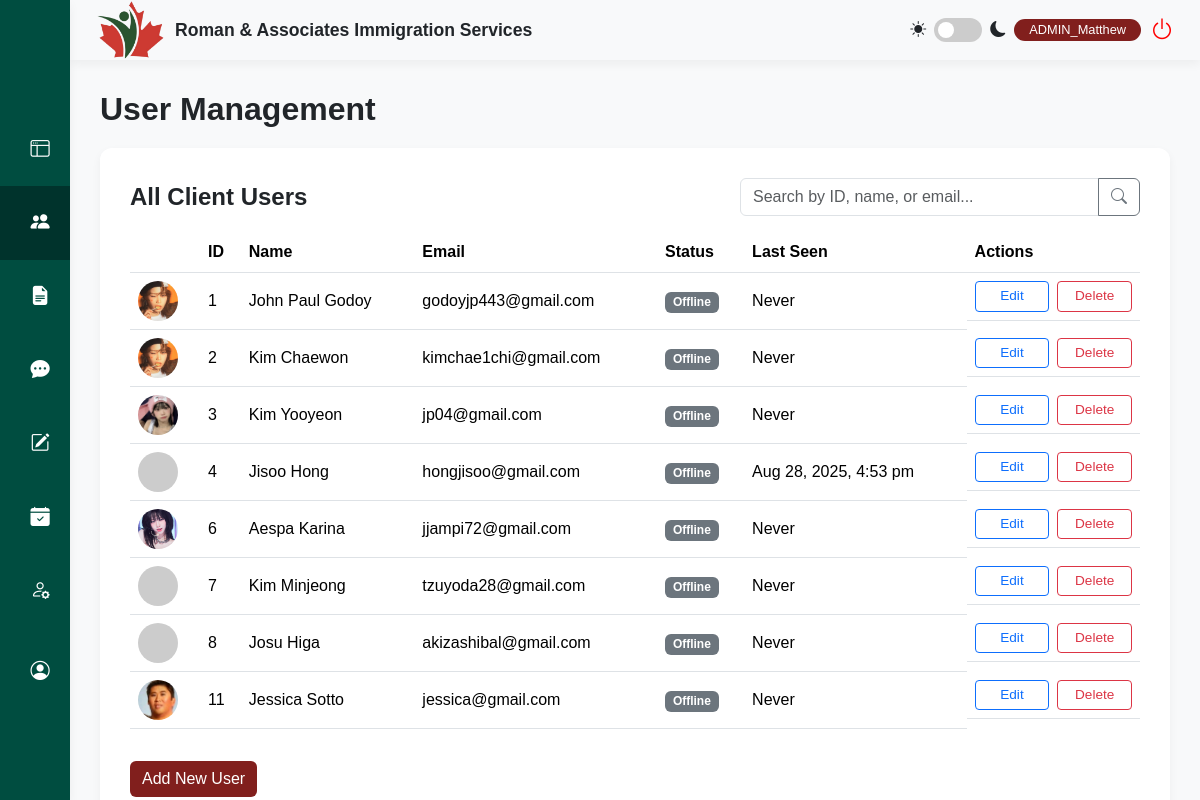
/admin/user_management.php (signed in), run on the app's committed database.
### tables this page shows
CREATE TABLE `users` (
  `id` int(11) NOT NULL,
  `firstName` varchar(50) NOT NULL,
  `lastName` varchar(50) NOT NULL,
  `address` varchar(255) NOT NULL,
  `phone` varchar(20) NOT NULL,
  `email` varchar(100) NOT NULL,
  `password` varchar(255) NOT NULL,
  `profileImage` varchar(255) DEFAULT NULL,
  `location` varchar(255) DEFAULT NULL,
  `birthday` date DEFAULT NULL,
  `facebook` varchar(255) DEFAULT NULL,
  `instagram` varchar(255) DEFAULT NULL,
  `gmail` varchar(255) DEFAULT NULL,
  `email_notifications` tinyint(1) NOT NULL DEFAULT 1,
  `dark_mode` tinyint(1) NOT NULL DEFAULT 0,
  `documents_uploaded` tinyint(1) NOT NULL DEFAULT 0,
  `profile_picture_uploaded` tinyint(1) NOT NULL DEFAULT 0,
  `birthday_added` tinyint(1) NOT NULL DEFAULT 0,
  `social_links_added` tinyint(1) NOT NULL DEFAULT 0,
  `has_seen_tour` tinyint(1) NOT NULL DEFAULT 0,
  `role` varchar(50) NOT NULL DEFAULT 'client',
  `status` varchar(50) NOT NULL DEFAULT 'Inactive',
  `last_login` datetime DEFAULT NULL,
  `last_activity` datetime DEFAULT NULL,
  `reset_token_hash` varchar(64) DEFAULT NULL,
  `reset_token_expires_at` datetime DEFAULT NULL
);

### admin/user_management.php (the view, shortened to what this page needs)
<?php
require_once '../config.php';
$users = [];
$sql_users = "SELECT id, firstName, lastName, email, last_activity, profileImage FROM users WHERE role LIKE '%Client%' ORDER BY id ASC";
if ($result = $conn->query($sql_users)) {
    while ($row = $result->fetch_assoc()) {
        $users[] = $row;
    }
} else {
    echo "ERROR: Could not execute user list query. " . $conn->error;
}
?>
<!doctype html>
<html lang="en">
<head>
    <link href="https://cdn.jsdelivr.net/npm/bootstrap@5.3.3/dist/css/bootstrap.min.css" rel="stylesheet">
    <link rel="stylesheet" href="https://cdn.jsdelivr.net/npm/bootstrap-icons@1.11.3/font/bootstrap-icons.min.css">
    <link rel="stylesheet" href="style.css">
</head>
<body>
    <div class="main-wrapper">
        <?php require_once 'sidebar.php'; ?>
        <div class="content-area">
            <?php require_once 'header.php'; ?>
            <main class="main-content">
                <h1>User Management</h1>
                <div class="content-card">
                    <div class="d-flex flex-column flex-md-row justify-content-between align-items-center mb-3">
                        <h2 class="mb-3 mb-md-0">All Client Users</h2>
                        <div class="input-group w-100" style="max-width: 400px;">
                            <input type="text" class="form-control" placeholder="Search by ID, name, or email..." id="searchInput">
                            <button class="btn btn-outline-secondary" type="button"><i class="bi bi-search"></i></button>
                        </div>
                    </div>
                    <div class="table-responsive">
                        <table class="table table-hover align-middle">
                            <thead>
                                <tr>
                                    <th></th>
                                    <th>ID</th>
                                    <th>Name</th>
                                    <th>Email</th>
                                    <th>Status</th>
                                    <th>Last Seen</th>
                                    <th>Actions</th>
                                </tr>
                            </thead>
                            <tbody id="user-table-body">
                                <?php if (!empty($users)): ?>
                                    <?php foreach ($users as $user): ?>
                                        <tr data-user-id="<?php echo $user['id']; ?>">
                                            <td>
                                                <?php
                                                    $avatar_path = !empty($user['profileImage']) ? '../' . htmlspecialchars($user['profileImage']) : 'https://placehold.co/40x40/666777/FFF?text=??';
                                                ?>
                                                <img src="<?php echo $avatar_path; ?>" alt="Avatar" class="table-avatar" onerror="this.onerror=null;this.src='https://placehold.co/40x40/666777/FFF?text=??';">
                                            </td>
                                            <td><?php echo $user['id']; ?></td>
                                            <td data-field="name"><?php echo htmlspecialchars($user['firstName'] . ' ' . $user['lastName']); ?></td>
                                            <td data-field="email"><?php echo htmlspecialchars($user['email']); ?></td>
                                            <td>
                                                <?php
                                                    $is_online = false;
                                                    echo $is_online ? '<span class="badge bg-success">Online</span>' : '<span class="badge bg-secondary">Offline</span>';
                                                ?>
                                            </td>
                                            <td><?php echo $user['last_activity'] ? date('M j, Y, g:i a', strtotime($user['last_activity'])) : 'Never'; ?></td>
                                            <td>
                                                <button class="btn btn-sm btn-outline-primary edit-user-btn"
                                                        data-bs-toggle="modal"
                                                        data-bs-target="#editUserModal"
                                                        data-user-id="<?php echo $user['id']; ?>"
                                                        data-first-name="<?php echo htmlspecialchars($user['firstName']); ?>"
                                                        data-last-name="<?php echo htmlspecialchars($user['lastName']); ?>"
                                                        data-email="<?php echo htmlspecialchars($user['email']); ?>">Edit</button>
                                                <button class="btn btn-sm btn-outline-danger delete-user-btn"
                                                        data-bs-toggle="modal"
                                                        data-bs-target="#deleteConfirmModal"
                                                        data-user-id="<?php echo $user['id']; ?>"
                                                        data-name="<?php echo htmlspecialchars($user['firstName'] . ' ' . $user['lastName']); ?>">Delete</button>
                                            </td>
                                        </tr>
                                    <?php endforeach; ?>
                                <?php else: ?>
                                    <tr>
                                        <td colspan="7" class="text-center">No client users found.</td>
                                    </tr>
                                <?php endif; ?>
                            </tbody>
                        </table>
                    </div>
                    <button class="btn btn-primary mt-3" data-bs-toggle="modal" data-bs-target="#addUserModal" style="background-color: var(--rais-button-maroon); border: none;">Add New User</button>
                </div>
            </main>
        </div>
    </div>
</body>
</html>

### admin/style.css (style rules this page uses)
:root { --rais-bg-light: #f8f9fa; --rais-border-color: #dee2e6; --rais-button-maroon: #811F1D; --rais-card-bg: #ffffff; --rais-dark-green: #00332c; --rais-light-gray: #f8f9fa; --rais-primary-green: #004d40; --rais-shadow: 0 4px 10px rgba(0, 0, 0, 0.05); --rais-text-dark: #212529; --rais-text-light: #6c757d; }
[id$='-table-body'] tr { cursor: pointer; }
body { background-color: var(--rais-light-gray); color: var(--rais-text-dark); font-family: 'Poppins', sans-serif; overflow: hidden; transition: background-color 0.3s, color 0.3s; }
.content-area { flex-grow: 1; height: 100vh; margin-left: 70px; overflow-y: auto; }
.content-card { background-color: var(--rais-card-bg); border-radius: 12px; box-shadow: var(--rais-shadow); margin-bottom: 20px; padding: 30px; }
.content-card h2 { font-size: 1.5rem; font-weight: 600; margin-bottom: 15px; }
.main-content { display: flex; flex-direction: column; flex-grow: 1; height: calc(100vh - 60px); padding: 30px; }
.main-content h1 { font-size: 2rem; font-weight: 700; margin-bottom: 20px; }
.main-wrapper { display: flex; height: 100vh; }
.modal-content, .modal-header, .modal-footer, .form-control, .form-select, .form-text, .dynamic-section, .input-group .btn-outline-secondary { transition: background-color 0.3s, color 0.3s, border-color 0.3s; }
.table .btn { font-size: 0.85rem; margin: 2px; min-width: 75px; }
.table td, .table th { transition: background-color 0.3s, color 0.3s; }
.table-responsive { margin-top: 15px; }
.table td:has(.btn + .btn) { display: grid; align-items: center; gap: 8px; }
@media (min-width: 769px) { .table td:has(.btn + .btn) { grid-template-columns: 1fr 1fr; } }
.table td:has(.btn + .btn) .btn { width: 100%; margin: 0; min-width: 0; }

### admin/user_management.php (style rules this page uses)
.table-avatar { width: 40px; height: 40px; object-fit: cover; border-radius: 50%; }

### data on the page
users: profileImage (picture), id "1", firstName+lastName "John Paul Godoy", email "godoyjp443@gmail.com", shows "Never"
users: profileImage (picture), id "2", firstName+lastName "Kim Chaewon", email "kimchae1chi@gmail.com", shows "Never"
users: profileImage (picture), id "3", firstName+lastName "Kim Yooyeon", email "jp04@gmail.com", shows "Never"
users: id "4", firstName+lastName "Jisoo Hong", email "hongjisoo@gmail.com", last_activity "Aug 28, 2025, 4:53 pm"
users: profileImage (picture), id "6", firstName+lastName "Aespa Karina", email "jjampi72@gmail.com", shows "Never"
users: id "7", firstName+lastName "Kim Minjeong", email "tzuyoda28@gmail.com", shows "Never"
users: id "8", firstName+lastName "Josu Higa", email "akizashibal@gmail.com", shows "Never"
users: profileImage (picture), id "11", firstName+lastName "Jessica Sotto", email "jessica@gmail.com", shows "Never"

### other printed values
$_SESSION['firstName'] "Matthew"
